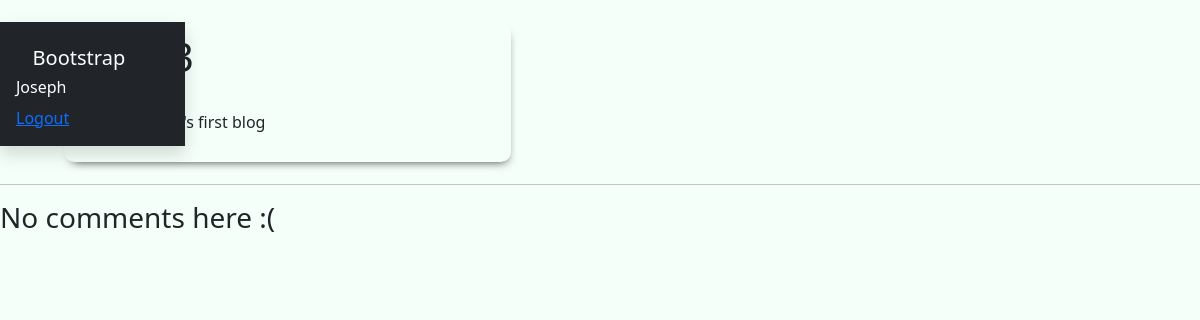
Before: /blog/posts/3/ (signed in) with the older database file.
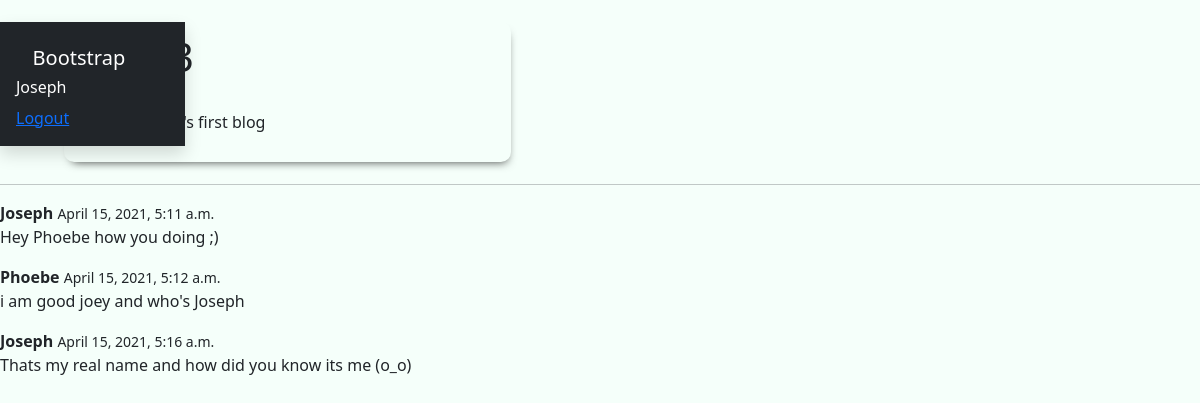
After: the same page with the newer database file.
### blog/models.py (models this page shows, shortened)
class Post(models.Model):
    author = models.ForeignKey(User, on_delete=models.CASCADE)
    title = models.CharField(max_length=100)
    content = models.TextField()
    date_created = models.DateTimeField(default=timezone.now)

class Comment(models.Model):
    author = models.ForeignKey(User, on_delete=models.CASCADE)
    post = models.ForeignKey(Post, on_delete=models.CASCADE, related_name='comments')
    body = models.TextField()
    date_created = models.DateTimeField(default=timezone.now)

### blog/views.py (the view)
# urls.py: path('posts/<int:pk>/', PostDetailView.as_view(), name='post_detail'),
class PostDetailView(LoginRequiredMixin, DetailView):
    model=Post

### templates/blog/post_detail.html (shortened to what this page needs)
{% extends "base.html" %}
{% load static %}
    {% block head %}
        <link rel="stylesheet" href="{% static 'css/styles-index.css' %}">
    {% endblock %}
{% block content %}
    <div class="container">
        <div class="blog">
            <h1>{{ post.title }}</h1>
            <small>{{ post.author }}</small>
            <p>{{ post.content }}</p>
        </div>
    </div>
    <hr>
    {% for comment in post.comments.all %}
        <strong>{{comment.author}}</strong>
        <small>{{comment.date_created}}</small>
        <p>{{comment.body}}</p>
    {% empty %}
        <h3>No comments here :(</h3>
    {% endfor %}
{% endblock content %}

### templates/base.html (shortened to what this page needs)
<html>
    <head>
        <link href="https://cdn.jsdelivr.net/npm/bootstrap@5.0.0-beta3/dist/css/bootstrap.min.css" rel="stylesheet">
		{% block head %}
		{% endblock %}
    </head>
    <body>
        <nav class="navbar navbar-dark bg-dark shadow p-3 mb-5 bg-dark position-fixed">
            <div class="container-fluid">
				<a class="navbar-brand" href="#">
					Bootstrap
				</a>
            </div>
            <div class="text-right" style="color: white">
                {% if user.is_authenticated %}
                    <h6>{{ user.username }}</h6>
                    <a href="{% url 'logout' %}">Logout</a>
                {% else %}
                    <h6>Anonymous</h6>
                {% endif %}
            </div>
        </nav>
		{% block content %}
		{% endblock %}
    </body>
</html>

### static/css/styles-index.css (style rules this page uses)
.blog { width: 40%; height: fit-content; box-shadow: 2px 6px 10px -6px rgba(0,0,0,0.75); -webkit-box-shadow: 2px 6px 10px -6px rgba(0,0,0,0.75); -moz-box-shadow: 2px 6px 10px -6px rgba(0,0,0,0.75); border-radius: 10px; padding: 1%; margin: 2%; }
.text-right { margin-right: 3%; }
.container-fluid { width: 100px; margin-left: 3%; margin-right: 0; }
body { background-color:mintcream; }

Changed rows visible on the page:
added Comment: author "Joseph", date_created "April 15, 2021, 5:11 a.m.", body "Hey Phoebe how you doing ;)"
added Comment: author "Phoebe", date_created "April 15, 2021, 5:12 a.m.", body "i am good joey and who's Joseph"
added Comment: author "Joseph", date_created "April 15, 2021, 5:16 a.m.", body "Thats my real name and how did you know its me (o_o)"
Other visible differences:
text no longer shown: "No comments here :("
